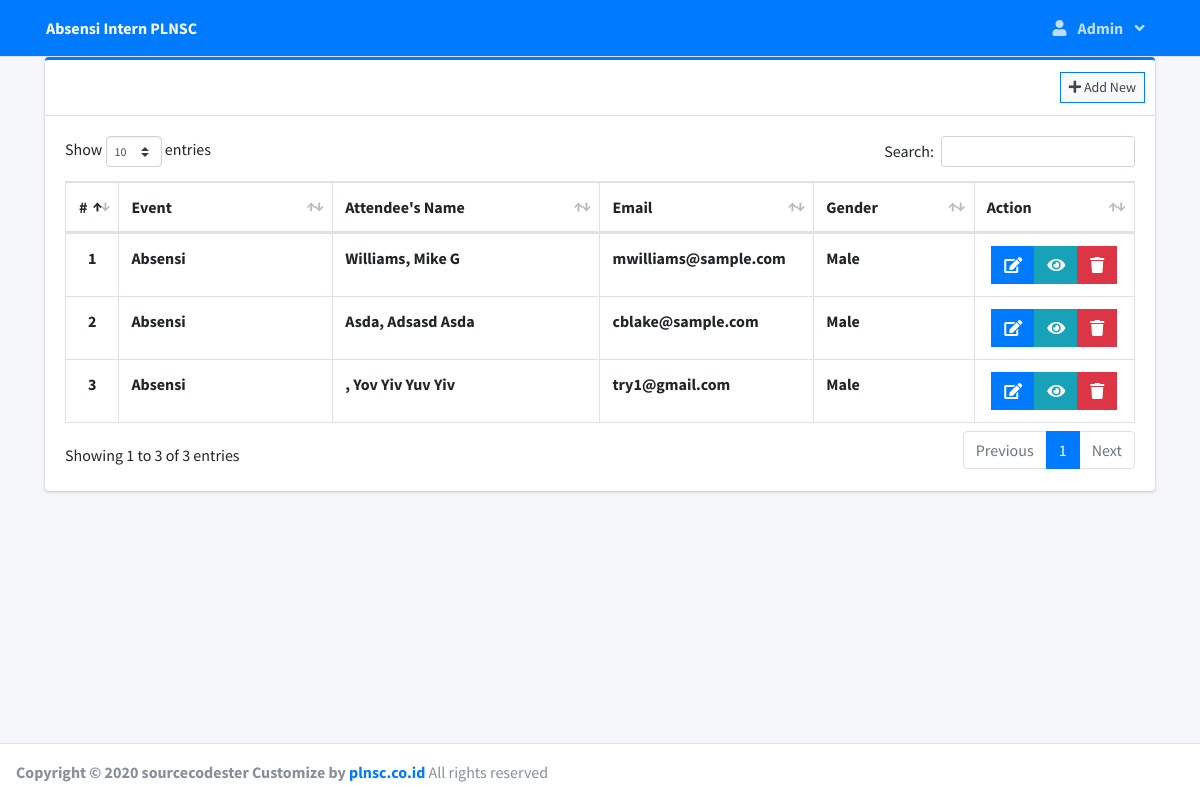
/index.php?page=attendees (signed in), run on the app's committed database.
### tables this page shows
CREATE TABLE `attendees` (
  `id` int(30) NOT NULL,
  `event_id` int(30) NOT NULL,
  `firstname` varchar(200) NOT NULL,
  `lastname` varchar(200) NOT NULL,
  `middlename` varchar(200) NOT NULL,
  `contact` varchar(200) NOT NULL,
  `gender` varchar(100) NOT NULL,
  `email` varchar(200) NOT NULL,
  `address` text NOT NULL,
  `status` tinyint(1) NOT NULL COMMENT '0=Awaiting/Absent=1=Present',
  `date_created` int(11) NOT NULL DEFAULT current_timestamp()
);

CREATE TABLE `events` (
  `id` int(30) NOT NULL,
  `event_datetime` datetime NOT NULL,
  `event` varchar(200) NOT NULL,
  `description` text NOT NULL,
  `venue` text NOT NULL,
  `status` tinyint(1) NOT NULL DEFAULT 0 COMMENT '0 Pending, 1=Open,2=Done',
  `created_by` int(10) NOT NULL,
  `date_created` datetime NOT NULL DEFAULT current_timestamp()
);

### admin/attendees.php (the view, shortened to what this page needs)
<?php include'db_connect.php' ?>
<div class="col-lg-12">
	<div class="card card-outline card-primary">
		<div class="card-header">
			<div class="card-tools">
				<a class="btn btn-block btn-sm btn-default btn-flat border-primary" href="./index.php?page=new_attendee"><i class="fa fa-plus"></i> Add New</a>
			</div>
		</div>
		<div class="card-body">
			<table class="table tabe-hover table-bordered" id="list">
				<colgroup>
					<col width="5%">
					<col width="20%">
					<col width="25%">
					<col width="20%">
					<col width="15%">
					<col width="15%">
				</colgroup>
				<thead>
					<tr>
						<th class="text-center">#</th>
						<th>Event</th>
						<th>Attendee's Name</th>
						<th>Email</th>
						<th>Gender</th>
						<th>Action</th>
					</tr>
				</thead>
				<tbody>
					<?php
					$i = 1;
					$qry = $conn->query("SELECT a.*,concat(a.lastname,', ',a.firstname,' ',a.middlename) as name,e.event FROM attendees a inner join events e on e.id = a.event_id order by unix_timestamp(e.date_created) desc ");
					while($row= $qry->fetch_assoc()):
					?>
					<tr>
						<th class="text-center"><?php echo $i++ ?></th>
						<td><b><?php echo ucwords($row['event']) ?></b></td>
						<td><b><?php echo ucwords($row['name']) ?></b></td>
						<td><b><?php echo $row['email'] ?></b></td>
						<td><b><?php echo ucwords($row['gender']) ?></b></td>
						<td class="text-center">
		                    <div class="btn-group">
		                        <a href="./index.php?page=edit_attendee&id=<?php echo $row['id'] ?>" class="btn btn-primary btn-flat">
		                          <i class="fas fa-edit"></i>
		                        </a>
		                         <button href="button" class="btn btn-info btn-flat view_attendee" data-id="<?php echo $row['id'] ?>">
		                          <i class="fas fa-eye"></i>
		                        </button>
		                        <button type="button" class="btn btn-danger btn-flat delete_attendee" data-id="<?php echo $row['id'] ?>">
		                          <i class="fas fa-trash"></i>
		                        </button>
	                      </div>
						</td>
					</tr>
				<?php endwhile; ?>
				</tbody>
			</table>
		</div>
	</div>
</div>

### data on the page
attendees: event.event "Absensi", name "Williams, Mike G", email "mwilliams@sample.com", gender "Male"
attendees: event.event "Absensi", name "Asda, Adsasd Asda", email "cblake@sample.com", gender "Male"
attendees: event.event "Absensi", name ", Yov Yiv Yuv Yiv", email "try1@gmail.com", gender "Male"

### other printed values
$_SESSION['login_firstname'] "Admin"
